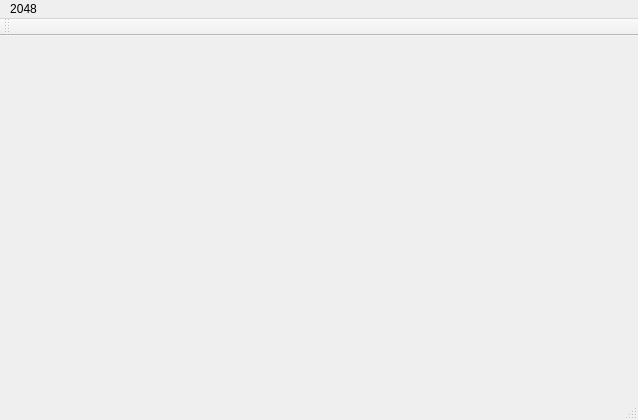
<?xml version="1.0" encoding="UTF-8"?>
<ui version="4.0">
 <class>MainWindow</class>
 <widget class="QMainWindow" name="MainWindow">
  <property name="geometry">
   <rect>
    <x>0</x>
    <y>0</y>
    <width>638</width>
    <height>420</height>
   </rect>
  </property>
  <property name="windowTitle">
   <string>MainWindow</string>
  </property>
  <widget class="QWidget" name="centralWidget"/>
  <widget class="QMenuBar" name="menuBar">
   <property name="geometry">
    <rect>
     <x>0</x>
     <y>0</y>
     <width>638</width>
     <height>21</height>
    </rect>
   </property>
   <widget class="QMenu" name="menu2048">
    <property name="title">
     <string>2048</string>
    </property>
    <addaction name="separator"/>
   </widget>
   <addaction name="menu2048"/>
  </widget>
  <widget class="QToolBar" name="mainToolBar">
   <attribute name="toolBarArea">
    <enum>TopToolBarArea</enum>
   </attribute>
   <attribute name="toolBarBreak">
    <bool>false</bool>
   </attribute>
  </widget>
  <widget class="QStatusBar" name="statusBar"/>
 </widget>
 <layoutdefault spacing="6" margin="11"/>
 <resources/>
 <connections/>
</ui>
